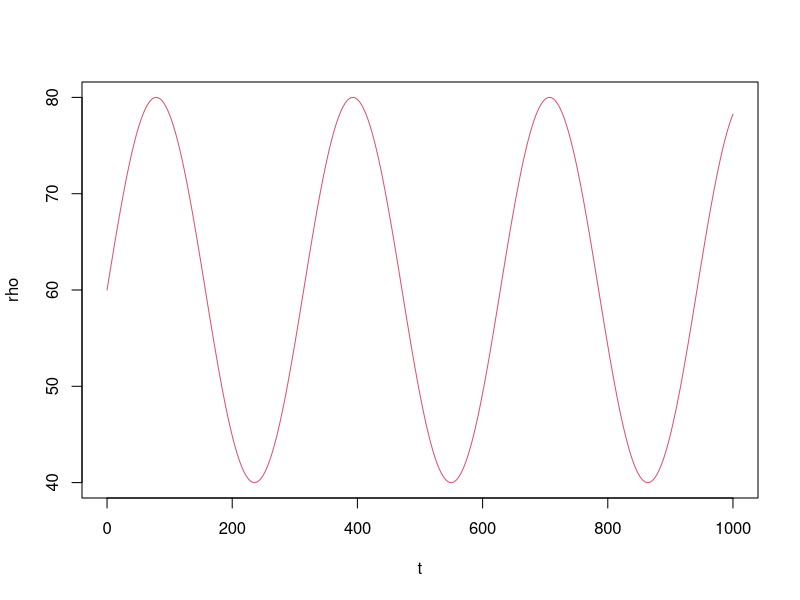

Recreate this plot in R.
## ---- chunk 1
knitr::opts_chunk$set(echo = TRUE)
## ---- chunk 2
rho_oscillation <- function(t, period, rho_mean, rho_amp){
    return(rho_mean + rho_amp * sin(t/period))
}
period = 50; rho_mean = 60; rho_amp = 20
t_all = seq(0,1000)
rho_all = rho_oscillation(t_all, period = period, rho_mean = rho_mean, rho_amp = rho_amp)
plot(t_all, rho_all, type = "l", col = 2, xlab = "t", ylab = "rho")
